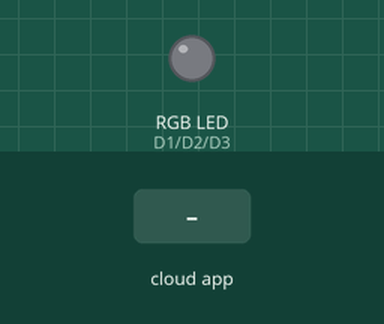
A sketch run on a simulated ESP8266 (NodeMCU). Parts: an RGB LED mixed from three pins (HIGH = lit). The inputs (shaded band) are chosen by the test bench. WiFi joins after 1.5 s; servers stay silent unless stated; no MQTT or app messages arrive unless stated; what the sketch prints to the serial monitor is not drawn.

Above: at 2.7 s.
2.8 s: the phone or cloud app sets onoff to ON
At 3.3 s:
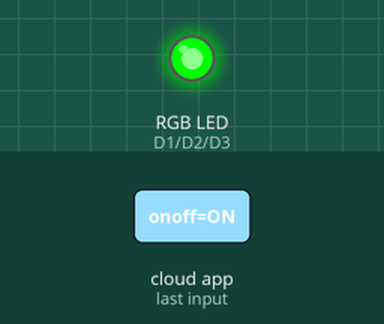
4.3 s: the phone or cloud app sets onoff to OFF
At 4.7 s:
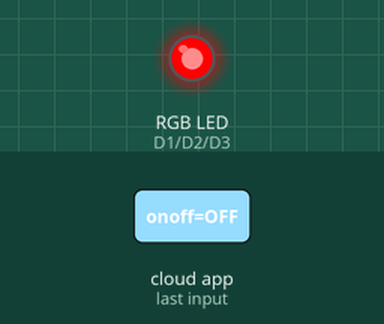
Timing chart, 0 to 7.3 s (numbered marks = the images above; inputs shaded):
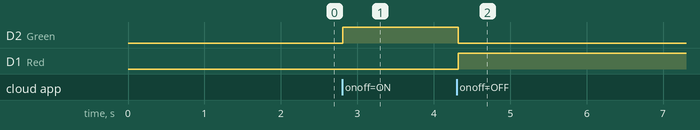

The sketch:

AdafruitRGB.ino
```cpp
#include <ESP8266WiFi.h>

#include "Adafruit_MQTT.h"
#include "Adafruit_MQTT_Client.h"

/************************* WiFi Access Point *********************************/
#define WLAN_SSID ""
#define WLAN_PASS ""

/************************* Adafruit.io Setup *********************************/
#define AIO_SERVER "io.adafruit.com"
#define AIO_SERVERPORT 1883  // use 8883 for SSL
#define AIO_USERNAME ""
#define AIO_KEY ""

/************ Global State (you don't need to change this!) ******************/
//  Create an ESP8266 WiFiClient class to connect to the MQTT server.
WiFiClient client;
// or... use WiFiClientSecure for SSL
// WiFiClientSecure client;

// Setup the MQTT client class by passing in the WiFi client and MQTT server and
// login details.
Adafruit_MQTT_Client mqtt(&client, AIO_SERVER, AIO_SERVERPORT, AIO_USERNAME,
			  AIO_USERNAME, AIO_KEY);

/****************************** Feeds for
 * Publishing***************************************/
// Setup a feed called 'photocell' for publishing.
Adafruit_MQTT_Publish photocell =
    Adafruit_MQTT_Publish(&mqtt, AIO_USERNAME "/feeds/photocell");

/****************************** Feeds for
 * Subscribing***************************************/
// Setup a feed called 'slider' for subscribing to changes on the slider
Adafruit_MQTT_Subscribe slider =
    Adafruit_MQTT_Subscribe(&mqtt, AIO_USERNAME "/feeds/slider", MQTT_QOS_1);

// Setup a feed called 'onoff' for subscribing to changes to the button
Adafruit_MQTT_Subscribe onoffbutton =
    Adafruit_MQTT_Subscribe(&mqtt, AIO_USERNAME "/feeds/onoff", MQTT_QOS_1);

/* ****************Declaración de variables globales, para pines, datos, etc.
 * *******************/
// Ej: int ledRojo = D1;
int Red = D1;
int Green = D2;
int Blue = D3;

/*************************** Sketch Code ************************************/
// Callbacks, funciones para el manejo de la información obtenida en adafruit
// (subscribed)
void slidercallback(double x) {
	Serial.print("Hey we're in a slider callback, the slider value is: ");
	Serial.println(x);
}

// RGB function
void onoffcallback(char *data, uint16_t len) {
	Serial.print("Hey we're in a onoff callback, the button value is: ");
	Serial.println(data);
	String message = String(data);
	message.trim();
	if (message == "ON") {
		setColor(0, 255, 0);
	}
	if (message == "OFF") {
		setColor(255, 0, 0);
	}
}

/*********************************************** SetUp
 * *****************************/
void setup() {
	// Definicion del tipo de pines o cosas necesarias para el
	// funcionamiento de sensores Ej: pinMode(<pin>, <INPUT | OUTPUT>);
	pinMode(Red, OUTPUT);
	pinMode(Green, OUTPUT);
	pinMode(Blue, OUTPUT);

	// Iniciar la comunición Serial
	Serial.begin(115200);

	// Delay para comenzar la conexion WIFI
	delay(10);

	/****************************************** Connect to WiFi access point
	 * *************/
	Serial.println();
	Serial.println();
	Serial.print("Connecting to ");
	Serial.println(WLAN_SSID);

	WiFi.begin(WLAN_SSID, WLAN_PASS);
	while (WiFi.status() != WL_CONNECTED) {
		delay(500);
		Serial.print(".");
	}
	Serial.println();
	Serial.println("WiFi connected");
	Serial.println("IP address: ");
	Serial.println(WiFi.localIP());

	/********************************************* Callback Functions for
	 * Subscribed Feeds *************/
	// Se setean los callbacks para las variables los cuales se ejecutaran
	// cuando se reciba información Sintaxis:
	// <variableSubscribed>.setCallback(<callBack a usar>);
	// slider.setCallback(slidercallback);
	onoffbutton.setCallback(onoffcallback);

	// Configurar que MQTT se suscriba a los feed creados para subscribed
	// Sintaxis: mqtt.subscribe(&<variableSuscribed>);
	// mqtt.subscribe(&slider);
	mqtt.subscribe(&onoffbutton);
}

uint32_t x = 0;

//***************************************************** Loop
//********************************/
void loop() {
	// Ensure the connection to the MQTT server is alive (this will make the
	// first connection and automatically reconnect when disconnected).  See
	// the MQTT_connect function definition further below.
	MQTT_connect();

	// this is our 'wait for incoming subscription packets and callback em'
	// busy subloop try to spend your time here:
	mqtt.processPackets(10000);

	// ping the server to keep the mqtt connection alive
	// NOT required if you are publishing once every KEEPALIVE seconds
	if (!mqtt.ping()) {
		mqtt.disconnect();
	}

	/* Aquí se coloca el código de nuestro programa */

	// Ejemplo de estructura de publicación
	Serial.print(F("\nEnviando valor a feed photocell "));
	Serial.print(x);
	Serial.print("...");
	if (!photocell.publish(x)) {
		Serial.println(F("Fallido!"));
	} else {
		Serial.println(F("Éxito!"));
	}
	x++;  // Aumentamos en 1 el contador de prueba
}

// Function to connect and reconnect as necessary to the MQTT server.
// Should be called in the loop function and it will take care if connecting.
void MQTT_connect() {
	int8_t ret;

	// Stop if already connected.
	if (mqtt.connected()) {
		return;
	}

	Serial.print("Connecting to MQTT... ");

	uint8_t retries = 3;
	while ((ret = mqtt.connect()) !=
	       0) {  // connect will return 0 for connected
		Serial.println(mqtt.connectErrorString(ret));
		Serial.println("Retrying MQTT connection in 10 seconds...");
		mqtt.disconnect();
		delay(10000);  // wait 10 seconds
		retries--;
		if (retries == 0) {
			// basically die and wait for WDT to reset me
			while (1);
		}
	}
	Serial.println("MQTT Connected!");
}

// RGB function
void setColor(int red, int green, int blue) {
	digitalWrite(Red, red);
	digitalWrite(Green, green);
	digitalWrite(Blue, blue);
}
```

Measured:
- after the input at 2.8 s, D2 (Green): LOW → HIGH at once
- after the input at 4.3 s, D2 (Green): HIGH → LOW at once; D1 (Red): LOW → HIGH at once
